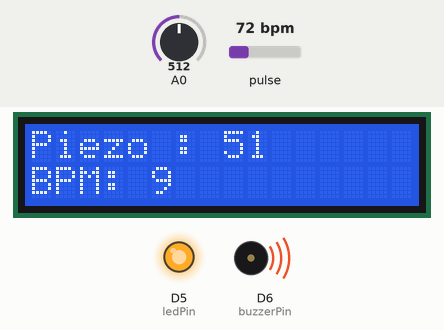
This sketch was run on a simulated ESP8266 (Wemos D1 mini). Shown: 16×2 character LCD, output pins drawn as LEDs (lit = HIGH), buzzer (waves = sounding, pin HIGH). Inputs (shaded band) come from the test bench; at power-on: A0 = 512, pulse 72 bpm. WiFi joins after 1.5 s; servers stay silent unless stated; no MQTT or app messages arrive unless stated; what the sketch prints to the serial monitor is not drawn.

Above: at 2.7 s.
2.8 s: A0 set to 213
At 4.3 s:
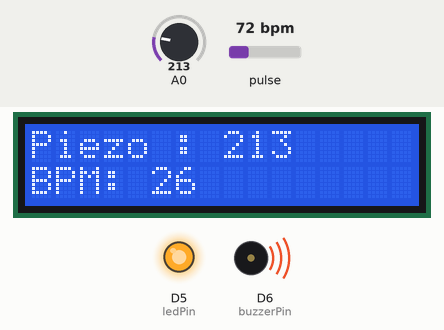
5.8 s: A0 set to 189
At 6.9 s:
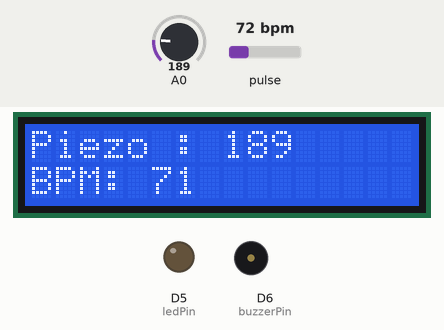
7.6 s: pulse set to 42 bpm
At 10.3 s:
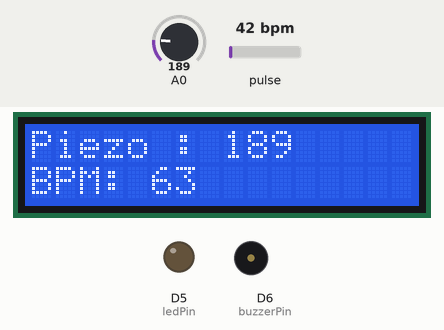
10.6 s: pulse set to 70 bpm
At 12.7 s:
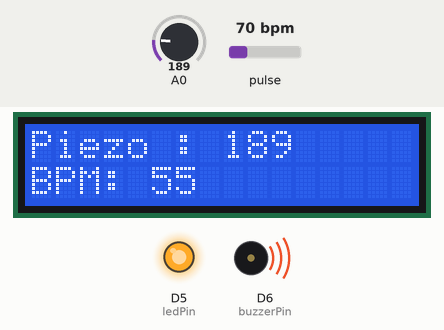
13.6 s: pulse set to 100 bpm
At 14.8 s:
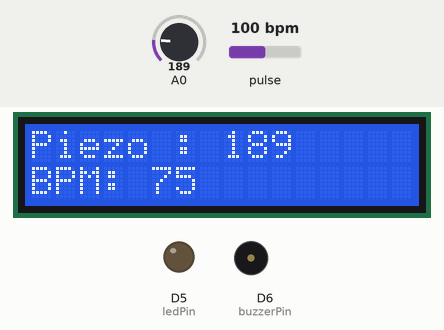
16.6 s: A0 set to 210
At 17.4 s:
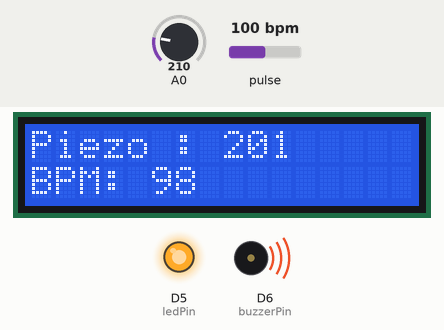
Timing chart, 0 to 19.6 s (numbered marks = the images above; inputs shaded):
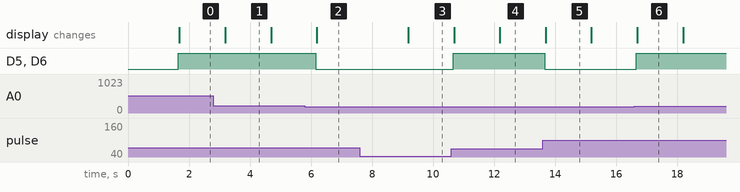

The sketch:

Example5_HeartRate.ino
```cpp
#include <Wire.h>
#include "MAX30105.h"
#include "heartRate.h"
#include <LiquidCrystal_I2C.h>
#include <ESP8266WiFi.h>
#include <PubSubClient.h>
#include <ArduinoJson.h> // Menambahkan library ArduinoJson

// Sensor dan LCD
MAX30105 particleSensor;
LiquidCrystal_I2C lcd(0x27, 16, 2); // Pastikan alamat I2C benar

// LED dan Buzzer
const int ledPin = D5; // Pin LED
const int buzzerPin = D6; // Pin Buzzer

// Heart rate data
const byte RATE_SIZE = 4; // Untuk averaging
byte rates[RATE_SIZE];
byte rateSpot = 0;
long lastBeat = 0;

float beatsPerMinute;
int beatAvg;

unsigned long lastSerialPrint = 0; // Untuk pembaruan serial
const int serialPrintInterval = 1500; // Interval 1 detik

// Sensor Piezo
int port_piezo = D2;
const int numReadings = 10;  // Jumlah pembacaan untuk rata-rata
int readings[numReadings];   // Array untuk menyimpan pembacaan
int readIndex = 0;           // Indeks pembacaan saat ini
int total = 0;               // Jumlah total pembacaan
int average = 0;             // Nilai rata-rata

// MQTT Broker settings
const char* mqtt_server = "192.x.x.x"; // Ganti dengan IP broker MQTT
WiFiClient espClient;
PubSubClient client(espClient);

// WiFi settings
const char* ssid = "";
const char* password = "";

// Setup MQTT
void setup_wifi() {
  delay(10);
  Serial.println();
  Serial.print("Connecting to WiFi");
  WiFi.begin(ssid, password);
  while (WiFi.status() != WL_CONNECTED) {
    delay(500);
    Serial.print(".");
  }
  Serial.println("WiFi connected");
}

void reconnect() {
  // Loop sampai terhubung ke broker MQTT
  while (!client.connected()) {
    Serial.print("Attempting MQTT connection...");
    if (client.connect("ESP32_Client")) {
      Serial.println("Connected");
    } else {
      Serial.print("Failed, rc=");
      Serial.print(client.state());
      delay(5000);
    }
  }
}

void setup() {
  Serial.begin(115200);
  Serial.println("Initializing...");

  // Setup LED dan Buzzer
  pinMode(ledPin, OUTPUT);
  pinMode(buzzerPin, OUTPUT);
  digitalWrite(ledPin, LOW);
  digitalWrite(buzzerPin, LOW);

  // Inisialisasi LCD
  lcd.init();
  lcd.backlight();
  lcd.setCursor(0, 0);
  lcd.print("Heart Rate:");

  // Inisialisasi sensor MAX30105
  if (!particleSensor.begin(Wire, I2C_SPEED_FAST)) {
    Serial.println("MAX30105 not found. Check wiring.");
    while (1);
  }
  particleSensor.setup();
  particleSensor.setPulseAmplitudeRed(0x0A);
  particleSensor.setPulseAmplitudeGreen(0);

  // Setup sensor Piezo
  pinMode(port_piezo, INPUT);

  // Inisialisasi pembacaan array dengan 0 untuk piezo
  for (int i = 0; i < numReadings; i++) {
    readings[i] = 0;
  }

  // Setup WiFi dan MQTT
  setup_wifi();
  client.setServer(mqtt_server, 1884);
}

void loop() {
  // Connect to MQTT broker if disconnected
  if (!client.connected()) {
    reconnect();
  }
  client.loop();

  // Pembacaan sensor MAX30105
  long irValue = particleSensor.getIR();

  if (irValue > 50000) { // Proses hanya jika sinyal IR di atas threshold
    if (checkForBeat(irValue) == true) {
      long delta = millis() - lastBeat;
      lastBeat = millis();
      beatsPerMinute = 60 / (delta / 1000.0);

      if (beatsPerMinute < 255 && beatsPerMinute > 20) {
        rates[rateSpot++] = (byte)beatsPerMinute;
        rateSpot %= RATE_SIZE;

        beatAvg = 0;
        for (byte x = 0; x < RATE_SIZE; x++)
          beatAvg += rates[x];
        beatAvg /= RATE_SIZE;
      }
    }
  }

  // Pembacaan sensor Piezo
  total = total - readings[readIndex];  // Kurangi total dengan nilai yang akan diganti
  readings[readIndex] = analogRead(port_piezo);  // Membaca nilai dari sensor piezo
  total = total + readings[readIndex];  // Tambahkan nilai pembacaan ke total
  average = total / numReadings;  // Hitung rata-rata

  readIndex = readIndex + 1;
  if (readIndex >= numReadings) {
    readIndex = 0;
  }

  // Pembaruan serial dan LCD
  if (millis() - lastSerialPrint >= serialPrintInterval) {
    lastSerialPrint = millis();

// Pembaruan LED dan Buzzer
  if (beatAvg < 60 || beatAvg > 100 || average > 200 ) {
    digitalWrite(ledPin, HIGH);
    digitalWrite(buzzerPin, HIGH);
  } else {
    digitalWrite(ledPin, LOW);
    digitalWrite(buzzerPin, LOW);
  }

    // Menampilkan nilai sensor di serial monitor
    Serial.print("IR=");
    Serial.print(irValue);
    Serial.print(", BPM=");
    Serial.print(beatsPerMinute);
    Serial.print(", Avg BPM=");
    Serial.print(beatAvg);
    Serial.println("Piezo : " + (String)average);

    // Update LCD
    // Tambahkan ini di awal pembaruan tampilan LCD
lcd.clear(); // Membersihkan layar sebelum memperbarui tampilan

// Pastikan setiap pembaruan diatur dengan benar
lcd.setCursor(0, 0);
lcd.print("Piezo : ");
lcd.print(average);
lcd.print("     "); // Tambahkan spasi untuk menghapus nilai sebelumnya

lcd.setCursor(0, 1);
lcd.print("BPM: ");
if (irValue < 50000) {
  lcd.print("No finger  "); // Tambahkan spasi untuk menghapus nilai sebelumnya
} else {
  lcd.print(beatAvg);
  lcd.print("     "); // Tambahkan spasi untuk menghapus nilai sebelumnya
}


    // Kirim data ke MQTT dengan ArduinoJson
    unsigned long timestamp = millis();

    // Membuat objek JSON untuk BPM
    StaticJsonDocument<200> bpmDoc;
    bpmDoc["id"] = "bpm_001";
    bpmDoc["timestamp"] = timestamp;
    bpmDoc["tag"] = "heart_rate";
    bpmDoc["value"] = beatAvg;

    // Kirim data BPM ke topik khusus BPM
    char bpmPayload[256];
    serializeJson(bpmDoc, bpmPayload);
    client.publish("sensor/bpm", bpmPayload);

    // Membuat objek JSON untuk Piezo
    StaticJsonDocument<200> piezoDoc;
    piezoDoc["id"] = "piezo_001";
    piezoDoc["timestamp"] = timestamp;
    piezoDoc["tag"] = "vibration";
    piezoDoc["value"] = average;

    // Kirim data Piezo ke topik khusus Piezo
    char piezoPayload[256];
    serializeJson(piezoDoc, piezoPayload);
    client.publish("sensor/piezo", piezoPayload);
  }
}
```

Measured:
- the behaviour switches between 201 and 200 on A0 (found by bisection; images 1 and 2)
- after the input at 5.8 s, D5 (ledPin), D6 (buzzerPin): HIGH → LOW after 0.36 s; the display: changes after 0.39 s (image 2)
- after the input at 7.6 s, the display: changes after 1.6 s (image 3)
- after the input at 16.6 s, D5 (ledPin), D6 (buzzerPin): LOW → HIGH after 0.06 s; the display: changes after 0.09 s (image 6)
- what the display in image 1 shows lasts 1.5 s, from 3.2 s to 4.7 s
